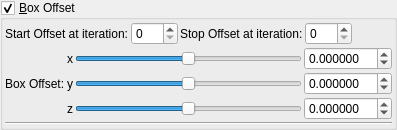
    <widget class="MyGroupBox" name="groupCheck_transf_function_enabledx_false">
     <property name="title">
      <string>&amp;Box Offset</string>
     </property>
     <property name="checkable">
      <bool>true</bool>
     </property>
     <layout class="QVBoxLayout" name="verticalLayout_21" stretch="0,0,0">
      <property name="spacing">
       <number>2</number>
      </property>
      <property name="leftMargin">
       <number>2</number>
      </property>
      <property name="topMargin">
       <number>2</number>
      </property>
      <property name="rightMargin">
       <number>2</number>
      </property>
      <property name="bottomMargin">
       <number>2</number>
      </property>
      <item>
       <layout class="QGridLayout" name="gridLayout_64">
        <property name="spacing">
         <number>2</number>
        </property>
        <item row="1" column="5">
         <spacer name="horizontalSpacer_36">
          <property name="orientation">
           <enum>Qt::Horizontal</enum>
          </property>
          <property name="sizeHint" stdset="0">
           <size>
            <width>40</width>
            <height>20</height>
           </size>
          </property>
         </spacer>
        </item>
        <item row="1" column="2">
         <widget class="QLabel" name="label_248">
          <property name="text">
           <string>Stop Offset at iteration:</string>
          </property>
         </widget>
        </item>
        <item row="1" column="3">
         <widget class="MySpinBox" name="spinboxInt_transf_stop_iterations_A">
          <property name="sizePolicy">
           <sizepolicy hsizetype="Minimum" vsizetype="Maximum">
            <horstretch>0</horstretch>
            <verstretch>0</verstretch>
           </sizepolicy>
          </property>
          <property name="maximum">
           <number>250</number>
          </property>
         </widget>
        </item>
        <item row="1" column="1">
         <widget class="MySpinBox" name="spinboxInt_transf_start_iterations_A">
          <property name="sizePolicy">
           <sizepolicy hsizetype="Minimum" vsizetype="Maximum">
            <horstretch>0</horstretch>
            <verstretch>0</verstretch>
           </sizepolicy>
          </property>
          <property name="maximum">
           <number>250</number>
          </property>
         </widget>
        </item>
        <item row="1" column="0">
         <widget class="QLabel" name="label_249">
          <property name="text">
           <string>Start Offset at iteration:</string>
          </property>
         </widget>
        </item>
       </layout>
      </item>
      <item>
       <layout class="QGridLayout" name="gridLayout">
        <property name="spacing">
         <number>2</number>
        </property>
        <item row="1" column="3">
         <widget class="QSlider" name="slider3_transf_addition_constantA_000_x">
          <property name="sizePolicy">
           <sizepolicy hsizetype="Expanding" vsizetype="Maximum">
            <horstretch>0</horstretch>
            <verstretch>0</verstretch>
           </sizepolicy>
          </property>
          <property name="minimum">
           <number>-10000000</number>
          </property>
          <property name="maximum">
           <number>10000000</number>
          </property>
          <property name="value">
           <number>0</number>
          </property>
          <property name="sliderPosition">
           <number>0</number>
          </property>
          <property name="orientation">
           <enum>Qt::Horizontal</enum>
          </property>
         </widget>
        </item>
        <item row="1" column="2">
         <widget class="QLabel" name="label_109">
          <property name="text">
           <string notr="true">x</string>
          </property>
         </widget>
        </item>
        <item row="2" column="2">
         <widget class="QLabel" name="label_110">
          <property name="text">
           <string notr="true">y</string>
          </property>
         </widget>
        </item>
        <item row="2" column="3">
         <widget class="QSlider" name="slider3_transf_addition_constantA_000_y">
          <property name="sizePolicy">
           <sizepolicy hsizetype="Expanding" vsizetype="Maximum">
            <horstretch>0</horstretch>
            <verstretch>0</verstretch>
           </sizepolicy>
          </property>
          <property name="minimum">
           <number>-10000000</number>
          </property>
          <property name="maximum">
           <number>10000000</number>
          </property>
          <property name="value">
           <number>0</number>
          </property>
          <property name="sliderPosition">
           <number>0</number>
          </property>
          <property name="orientation">
           <enum>Qt::Horizontal</enum>
          </property>
         </widget>
        </item>
        <item row="3" column="3">
         <widget class="QSlider" name="slider3_transf_addition_constantA_000_z">
          <property name="sizePolicy">
           <sizepolicy hsizetype="Expanding" vsizetype="Maximum">
            <horstretch>0</horstretch>
            <verstretch>0</verstretch>
           </sizepolicy>
          </property>
          <property name="minimum">
           <number>-10000000</number>
          </property>
          <property name="maximum">
           <number>10000000</number>
          </property>
          <property name="value">
           <number>0</number>
          </property>
          <property name="sliderPosition">
           <number>0</number>
          </property>
          <property name="orientation">
           <enum>Qt::Horizontal</enum>
          </property>
         </widget>
        </item>
        <item row="3" column="4">
         <widget class="MyDoubleSpinBox" name="spinbox3_transf_addition_constantA_000_z">
          <property name="sizePolicy">
           <sizepolicy hsizetype="Minimum" vsizetype="Maximum">
            <horstretch>0</horstretch>
            <verstretch>0</verstretch>
           </sizepolicy>
          </property>
          <property name="prefix">
           <string/>
          </property>
          <property name="suffix">
           <string/>
          </property>
          <property name="decimals">
           <number>6</number>
          </property>
          <property name="minimum">
           <double>-99.989999999999995</double>
          </property>
          <property name="maximum">
           <double>99.989999999999995</double>
          </property>
          <property name="singleStep">
           <double>0.100000000000000</double>
          </property>
         </widget>
        </item>
        <item row="1" column="4">
         <widget class="MyDoubleSpinBox" name="spinbox3_transf_addition_constantA_000_x">
          <property name="sizePolicy">
           <sizepolicy hsizetype="Minimum" vsizetype="Maximum">
            <horstretch>0</horstretch>
            <verstretch>0</verstretch>
           </sizepolicy>
          </property>
          <property name="prefix">
           <string/>
          </property>
          <property name="suffix">
           <string/>
          </property>
          <property name="decimals">
           <number>6</number>
          </property>
          <property name="minimum">
           <double>-99.989999999999995</double>
          </property>
          <property name="maximum">
           <double>99.989999999999995</double>
          </property>
          <property name="singleStep">
           <double>0.100000000000000</double>
          </property>
         </widget>
        </item>
        <item row="2" column="1">
         <widget class="QLabel" name="label_2">
          <property name="text">
           <string>Box Offset:</string>
          </property>
         </widget>
        </item>
        <item row="2" column="4">
         <widget class="MyDoubleSpinBox" name="spinbox3_transf_addition_constantA_000_y">
          <property name="sizePolicy">
           <sizepolicy hsizetype="Minimum" vsizetype="Maximum">
            <horstretch>0</horstretch>
            <verstretch>0</verstretch>
           </sizepolicy>
          </property>
          <property name="prefix">
           <string/>
          </property>
          <property name="suffix">
           <string/>
          </property>
          <property name="decimals">
           <number>6</number>
          </property>
          <property name="minimum">
           <double>-99.989999999999995</double>
          </property>
          <property name="maximum">
           <double>99.989999999999995</double>
          </property>
          <property name="singleStep">
           <double>0.100000000000000</double>
          </property>
         </widget>
        </item>
        <item row="3" column="2">
         <widget class="QLabel" name="label_111">
          <property name="text">
           <string notr="true">z</string>
          </property>
         </widget>
        </item>
       </layout>
      </item>
      <item>
       <widget class="Line" name="line_9">
        <property name="orientation">
         <enum>Qt::Horizontal</enum>
        </property>
       </widget>
      </item>
     </layout>
    </widget>
